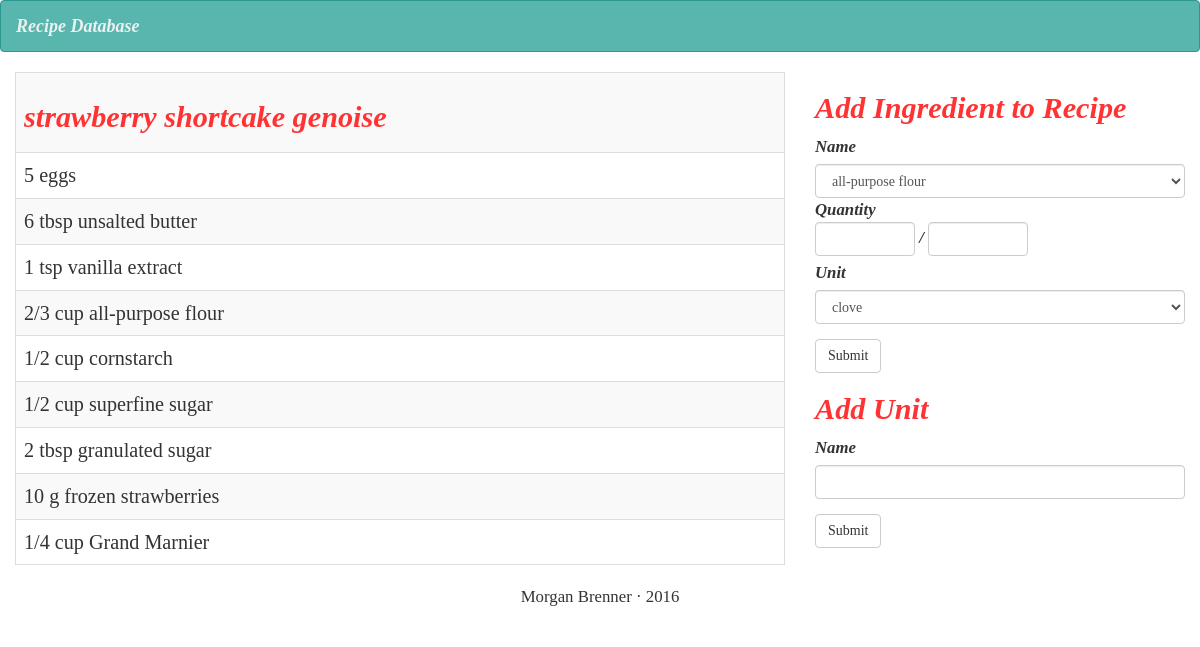
The page /site/recipe.php?id=1 on the database its author committed.
### tables this page shows
CREATE TABLE `Recipes` (
	`recipe_id` int auto_increment primary key not null, 
	`category` int not null, 
	`source` int,
	`recipe_name` varchar(255) not null,
	FOREIGN KEY ( category ) REFERENCES RecipeCategories( category_id )
		on delete cascade on update cascade,
	FOREIGN KEY ( source ) REFERENCES RecipeSources( source_id )
		on delete cascade on update cascade
);

CREATE TABLE `RecipeIngredients` (
	`recipe` int not null, 
	`ingredient` int not null,
	`quantity_num` int not null,
	`quantity_denom` int not null default 1,
	`unit` int,
	FOREIGN KEY ( recipe ) REFERENCES Recipes( recipe_id )
		on delete cascade on update cascade,
	FOREIGN KEY ( ingredient ) REFERENCES Ingredients( ingredient_id ) 
		on delete cascade on update cascade,
	FOREIGN KEY ( unit ) REFERENCES Units( unit_id ),
	PRIMARY KEY (recipe, ingredient)
);

CREATE TABLE `Ingredients` (
	`ingredient_id` int auto_increment primary key not null,
	`ingredient_name` varchar(255) not null
);

### site/recipe.php (the view, shortened to what this page needs)
<?php
$mysqli = new mysqli($host, $username, $password, $database);
?>
<!doctype html>
<html class="no-js" lang="">
    <head>
		<link rel="stylesheet" href="https://maxcdn.bootstrapcdn.com/bootstrap/3.3.6/css/bootstrap.min.css">
        <link rel="stylesheet" href="css/normalize.css">
        <link rel="stylesheet" href="css/main.css">
    </head>
    <body>
		<nav class="navbar navbar-default">
			<div class="container-fluid">
				<div class="navbar-header">
					<a class="navbar-brand" href="index.php">Recipe Database</a>
				</div>
			</div>
		</nav>
		<div class="container-fluid">
			<div class="row">
				<div class="col-md-8" id="recipes">
					<form>
						<table class="table table-striped table-bordered">
						<?php
							if(!($stmt = $mysqli->prepare("select Recipes.recipe_name from Recipes where Recipes.recipe_id = ?"))){
								echo "Prepare failed: "  . $stmt->errno . " " . $stmt->error;
							}
							if(!($stmt->bind_param("i",$_GET['id']))){
								echo "Bind failed: "  . $stmt->errno . " " . $stmt->error;
							}
							if(!$stmt->execute()){
								echo "Execute failed: "  . $mysqli->connect_errno . " " . $mysqli->connect_error;
							}
							if(!$stmt->bind_result($recipe)){
								echo "Bind failed: "  . $mysqli->connect_errno . " " . $mysqli->connect_error;
							}
							$stmt->fetch();
							echo "<tr>\n<th colspan='5'><h3>\n" . $recipe . "\n</h3></th>\n</tr>\n";
						?>
						<?php
							if(!($stmt = $mysqli->prepare("select Recipes.recipe_id, Recipes.recipe_name, Ingredients.ingredient_name, RecipeIngredients.quantity_num, RecipeIngredients.quantity_denom, ifnull(Units.unit_name, '') from Recipes inner join RecipeIngredients on Recipes.recipe_id = RecipeIngredients.recipe inner join Ingredients on RecipeIngredients.ingredient = Ingredients.ingredient_id left join Units on RecipeIngredients.unit = Units.unit_id where Recipes.recipe_id = ?"))){
							echo "Prepare failed: "  . $stmt->errno . " " . $stmt->error;
							}
							if(!($stmt->bind_param("i",$_GET['id']))){
								echo "Bind failed: "  . $stmt->errno . " " . $stmt->error;
							}
							if(!$stmt->execute()){
								echo "Execute failed: "  . $mysqli->connect_errno . " " . $mysqli->connect_error;
							}
							if(!$stmt->bind_result($rid, $recipe, $ingredient, $quant_num, $quant_denom, $unit)){
								echo "Bind failed: "  . $mysqli->connect_errno . " " . $mysqli->connect_error;
							}
							while($stmt->fetch()){
								if ($quant_denom > 1) {
									echo "<tr>\n<td>\n" . $quant_num . "/" . $quant_denom . " " . $unit . " " . $ingredient . "\n</td>\n";
								}
								else {
									echo "<tr>\n<td>\n" . $quant_num ." " . $unit . " " . $ingredient . "\n</td>\n";
								}
								echo "</tr>";
							}
						?>
						</table>
					</form>
				</div>
				<div class="col-md-4" id="recipe-forms">
					<form name="add-to-recipe" id="add-to-recipe" method="post" action="add-recipe-ing.php">
							<div class="form-group">
								<h3>Add Ingredient to Recipe</h3>
								<?php
									if(!($stmt = $mysqli->prepare("select Recipes.recipe_id from Recipes where Recipes.recipe_id = ?"))){
										echo "Prepare failed: "  . $stmt->errno . " " . $stmt->error;
									}
									$stmt->fetch();
								?>
								<label for="category">Name</label>
								<select name="name" id="name" class="form-control">
								<?php
								if(!($stmt = $mysqli->prepare("SELECT ingredient_id, ingredient_name FROM Ingredients order by ingredient_name asc"))){
									echo "Prepare failed: "  . $stmt->errno . " " . $stmt->error;
								}
								if(!$stmt->execute()){
									echo "Execute failed: "  . $mysqli->connect_errno . " " . $mysqli->connect_error;
								}
								if(!$stmt->bind_result($id, $name)){
									echo "Bind failed: "  . $mysqli->connect_errno . " " . $mysqli->connect_error;
								}
								while($stmt->fetch()){
									echo '<option value=" '. $id . ' "> ' . $name . '</option>\n';
								}
								?>
								</select>
								<label class="form-check-inline">Quantity
									<input type="number" class="form-control" id="num" name="num" min="1">
								</label>
								<label class="form-check-inline">/</label>
								<label class="form-check-inline">
									<input type="number" class="form-control" id="denom" name="denom" min="1">
								</label><br/>
								<label class="form-check">Unit</label>
								<select name="unit" id="unit" class="form-control">
								<?php
								if(!($stmt = $mysqli->prepare("SELECT unit_id, unit_name FROM Units order by unit_name asc"))){
									echo "Prepare failed: "  . $stmt->errno . " " . $stmt->error;
								}
								if(!$stmt->execute()){
									echo "Execute failed: "  . $mysqli->connect_errno . " " . $mysqli->connect_error;
								}
								if(!$stmt->bind_result($id, $name)){
									echo "Bind failed: "  . $mysqli->connect_errno . " " . $mysqli->connect_error;
								}
								while($stmt->fetch()){
									echo '<option value=" '. $id . ' "> ' . $name . '</option>\n';
								}
								?>
								</select>
							</div>
							<p><input class="btn btn-default" type="submit" id="add-to-recipe-button"/></p>
					</form>
					<form name="add-unit" id="add-unit" method="post" action="add-unit.php">
						<div class="form-group">
							<h3>Add Unit</h3>
							<label for="new_unit">Name</label>
							<input type="text" class="form-control" id="new_unit" name="name">
						</div>
						<p><input class="btn btn-default" type="submit" id="add-unit-button"/></p>
					</form>
			</div>
			</div>
		</div>
		<div class="container">
			<div class="row">
				<div class="text-center col-md-6 col-md-offset-3">
					<p>Morgan Brenner &middot 2016</p>
				</div>
			</div>
		</div>
    </body>
</html>

### site/css/main.css (style rules this page uses)
h1, h3 { font-family: "utopia-std-display"; font-weight: 700; font-style: italic; color: #ff3333; font-size: 1.8em; }
.navbar-brand, label, h4 { font-family: "utopia-std-display"; font-weight: 700; font-style: italic; }
p, td, li, form { font-family: "freight-sans-pro"; font-size: 1.2em; }
#num, #denom { width: 100px; }
#unit { with: 150px; }
.navbar-default { background-color: #59b6ae; border-color: #2a9a90; }
.navbar-default .navbar-brand { color: #ecf0f1; }
html { color: #222; font-size: 1em; line-height: 1.4; }

### rows shown on the page
recipes: recipe_name "strawberry shortcake genoise"
recipeingredients: quantity_num "5", ingredient.ingredient_name "eggs"
recipeingredients: quantity_num "6", unit "tbsp", ingredient.ingredient_name "unsalted butter"
recipeingredients: quantity_num "1", unit "tsp", ingredient.ingredient_name "vanilla extract"
recipeingredients: quantity_num "2", quantity_denom "3", unit "cup", ingredient.ingredient_name "all-purpose flour"
recipeingredients: quantity_num "1", quantity_denom "2", unit "cup", ingredient.ingredient_name "cornstarch"
recipeingredients: quantity_num "1", quantity_denom "2", unit "cup", ingredient.ingredient_name "superfine sugar"
recipeingredients: quantity_num "2", unit "tbsp", ingredient.ingredient_name "granulated sugar"
recipeingredients: quantity_num "10", unit "g", ingredient.ingredient_name "frozen strawberries"
recipeingredients: quantity_num "1", quantity_denom "4", unit "cup", ingredient.ingredient_name "Grand Marnier"

### other values the page prints
form field name "all-purpose flour"
form field unit "clove"
